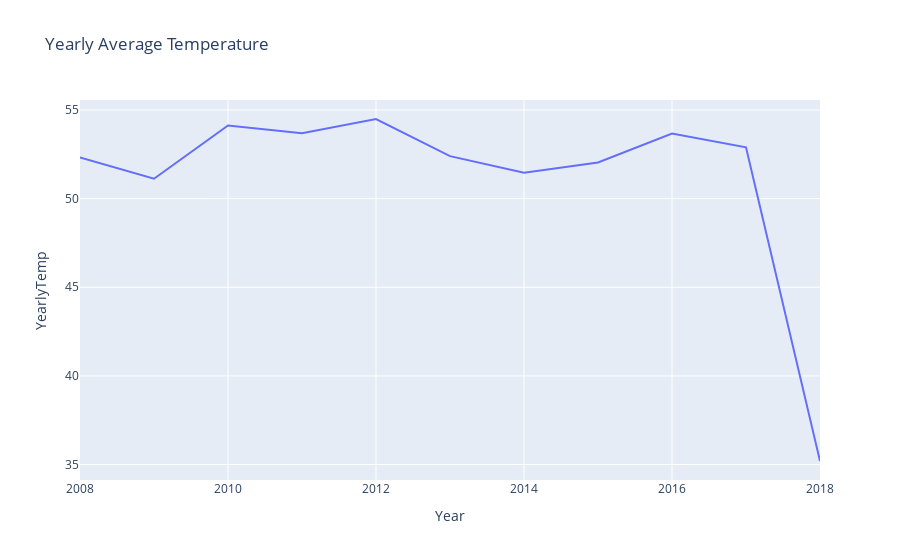

Here is the notebook cell this chart was saved with:
### Code cell
px.line(yearly, x = yearly.index, y = 'YearlyTemp', title = 'Yearly Average Temperature')

### Figure 1 — Plotly figure (JSON) as saved in the notebook; plotly's stock layout.template omitted (floating-point values rounded to 4 significant figures)
{"data": [{"hovertemplate": "Year=%{x}<br>YearlyTemp=%{y}<extra></extra>", "legendgroup": "", "line": {"color": "#636efa", "dash": "solid"}, "marker": {"symbol": "circle"}, "mode": "lines", "name": "", "orientation": "v", "showlegend": false, "type": "scatter", "x": [2008, 2009, 2010, 2011, 2012, 2013, 2014, 2015, 2016, 2017, 2018], "xaxis": "x", "y": [52.32, 51.12, 54.13, 53.69, 54.49, 52.4, 51.46, 52.04, 53.67, 52.89, 35.2], "yaxis": "y"}], "layout": {"legend": {"tracegroupgap": 0}, "title": {"text": "Yearly Average Temperature"}, "xaxis": {"anchor": "y", "domain": [0, 1], "title": {"text": "Year"}}, "yaxis": {"anchor": "x", "domain": [0, 1], "title": {"text": "YearlyTemp"}}}}
